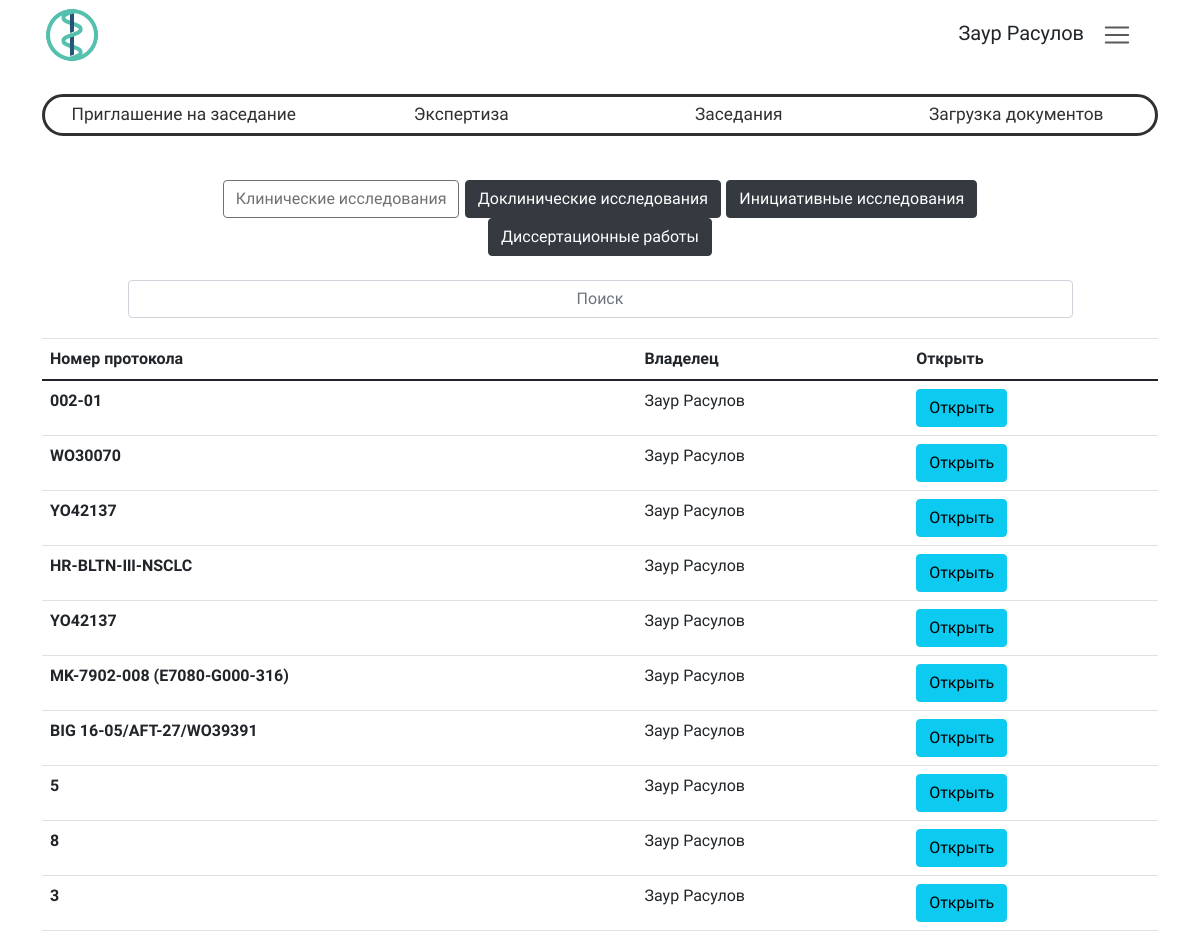
/research/WatchResearchList/clinicalResearch/ (signed in), run on an earlier commit of the app's database.
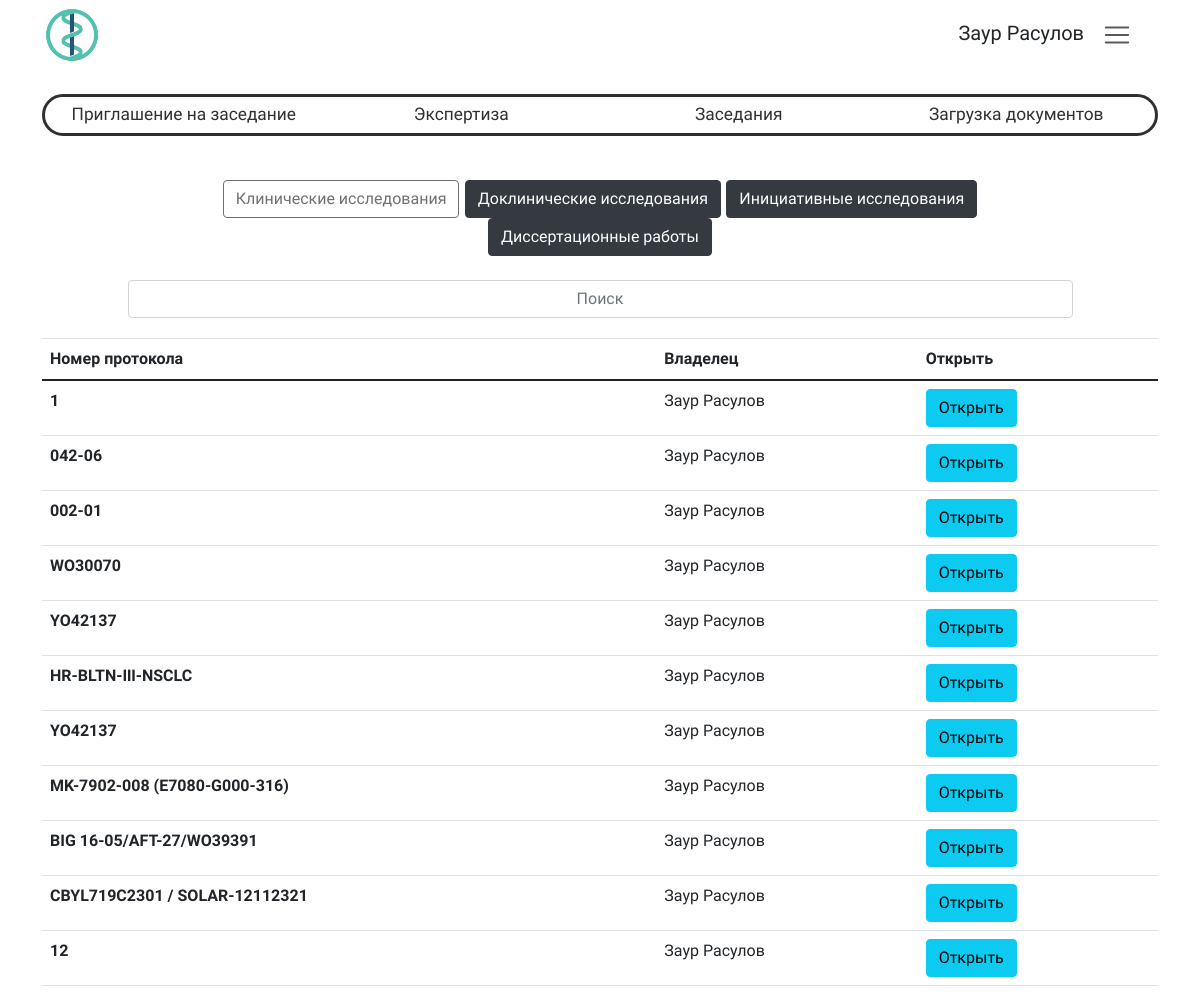
And on a later commit of the database.
### researchManager/models.py (models this page shows, shortened)
class Research(models.Model):
    type = models.CharField("Тип исследования", max_length=50, null=True, blank=True)
    type_request = models.CharField("Тип заявки", max_length=50, null=True, blank=True)
    owner = models.ForeignKey(settings.AUTH_USER_MODEL, on_delete=models.CASCADE, null=True, blank=True)
    identityCode = models.CharField("Код исследования", max_length=50, null=True, blank=True)
    date_accepted = models.DateField("Дата одобрения", blank=True, null=True, default="2021-05-05")
    date_created = models.DateTimeField("Дата загрузки в систему", auto_now_add=True, null=True, blank=True)
    protocol_number = models.CharField("Номер протокола", max_length=50, null=True, blank=True)
    protocol_name = models.CharField("Название протокола", max_length=500, null=True, blank=True)
    work_name = models.CharField("Название работы", max_length=500, null=True, blank=True)
    division = models.CharField("Подразделение", max_length=500, null=True, blank=True)
    executor = models.CharField("Исполнитель", max_length=500, null=True, blank=True)
    specialization = models.CharField("Специализация", max_length=500, null=True, blank=True)
    managers = models.CharField("Менеджеры", max_length=500, null=True, blank=True)
    name_research = models.CharField("Название исследования", max_length=500, null=True, blank=True)
    drug_name = models.CharField("Название препарата", max_length=500, null=True, blank=True)
    main_researcher = models.CharField("Главный исследователь", max_length=500, null=True, blank=True)
    research_center = models.CharField("Исследовательский центр", max_length=500, null=True, blank=True)
    customer = models.CharField("Заказчик", max_length=500, null=True, blank=True)
    customer_contacts = models.CharField("Контактные данные заказчика", max_length=500, null=True, blank=True)
    duration = models.CharField("Срок проведения исследования", max_length=150, null=True, blank=True)
    version = models.IntegerField("Версия", null=True, blank=True)
    addedOnMeeting = models.BooleanField("Добавленно на заседании", default=False)
    class Meta:
        verbose_name = "Исследование"
        verbose_name_plural = "Исследования"

### userControl/models.py (models this page shows)
class User(AbstractUser):
    username = models.EmailField(
        _('username'),
        max_length=150,
        unique=True,
        help_text=_(''),
        error_messages={
            'unique': _("Пользователь с таким Email уже существует."),
        },
    )
    first_name = models.CharField('Имя', max_length=30)
    last_name = models.CharField('Фамилия', max_length=150)
    middle_name = models.CharField('Отчество', max_length=30)
    role = models.ForeignKey(Role, on_delete=models.CASCADE, related_name='role', null=True, blank=True, default=7)
    password = models.CharField('Пароль', max_length=150)
    registration_accepted = models.CharField('Подтвердить регистрацию',max_length=10)
    def __str__(self):
        return self.get_full_name()
    class Meta(object):
        unique_together = ('username',)

### researchManager/views.py (the view)
# urls.py: path("WatchResearchList/<str:researchType>/", login_required(views.WatchResearch.getResearchList), name="WatchResearchList"),
    def getResearchList(request, researchType):
        researchList = getMainResearchsList(researchType)
        return render(request, "research/researchList.html", {
            'researchList': researchList,
            'researchType': researchType,
        })

### researchManager/functions/loadResearch.py (called while the page is built)
def getMainResearchsList(researchType, researchList = [], identityCodeList = [], have = False):
    allResearch = Research.objects.filter(type=researchType).order_by('-date_accepted')
    for notFiltredResearch in allResearch:
        if researchList:
            if notFiltredResearch.identityCode not in identityCodeList:
                identityCodeList.append(notFiltredResearch.identityCode)
                researchList.append(notFiltredResearch)
        else:
            identityCodeList.append(notFiltredResearch.identityCode)
            researchList.append(notFiltredResearch)
    return researchList

### researchManager/templates/research/researchList.html (shortened to what this page needs)
{% extends "base.html" %}
{% load static %}
{% block content %}
<div class="filter_container custom_table table-hover">
    <div id="filterPanel">
        <button type="button" class="btn btn-outline-dark active filter" aria-pressed="true" id="clinicalResearch" disabled>Клинические исследования</button>
        <button type="button" class="btn btn-outline-dark active filter" aria-pressed="true" id="preclinicalResearch">Доклинические исследования</button>
        <button type="button" class="btn btn-outline-dark active filter" aria-pressed="true" id="initiativeResearch">Инициативные исследования</button>
        <button type="button" class="btn btn-outline-dark active filter" aria-pressed="true" id="dissertationWork">Диссертационные работы</button>
    </div>
    <div class="input-group mt-4 text-center" id="divSearch">
        <input type="text" class="form-control text-center w-50" aria-label="Поиск" aria-describedby="inputGroup-sizing-default" id="searchInput" placeholder="Поиск">
    </div>
</div>
    <div id="researchInfo">
        <table class="custom_table table-hover" id="researchList">
        {% if researchType == "clinicalResearch" %}
          {% include "research/researchLists/clinicalResearchsList.html" %}
        {% endif %}
        </table>
    </div>
</div>
{% endblock %}

### templates/research/researchLists/clinicalResearchsList.html (shortened to what this page needs)
<table class="table">
  <thead>
    <tr>
      <th scope="col">Номер протокола</th>
      <th scope="col">Владелец</th>
      <th scope="col">Открыть</th>
    </tr>
  </thead>
  <tbody>
    {% for research in researchList %}
      <tr>
        <th scope="row">{{ research.protocol_number }}</th>
        <td>{{ research.owner }}</td>
        <td>
        <form action="{% url 'watchResearch' research.id %}">
          <button type="submit" class="btn btn-info">Открыть</button></td>
      </tr>
    {% endfor %}
  </tbody>
</table>

What changed in the data, as far as the page shows it:
removed Research: protocol_number "5", owner "Заур Расулов"
removed Research: protocol_number "8", owner "Заур Расулов"
removed Research: protocol_number "3", owner "Заур Расулов"
added Research: protocol_number "1", owner "Заур Расулов"
added Research: protocol_number "042-06", owner "Заур Расулов"
added Research: protocol_number "CBYL719C2301 / SOLAR-12112321", owner "Заур Расулов"
added Research: protocol_number "12", owner "Заур Расулов"
